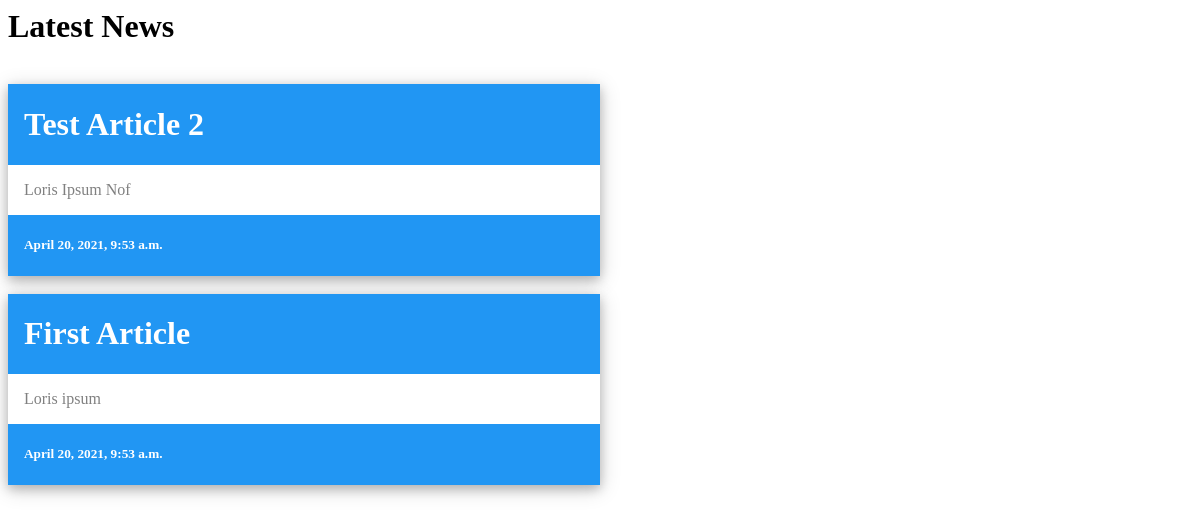
Before: / with the older database file.
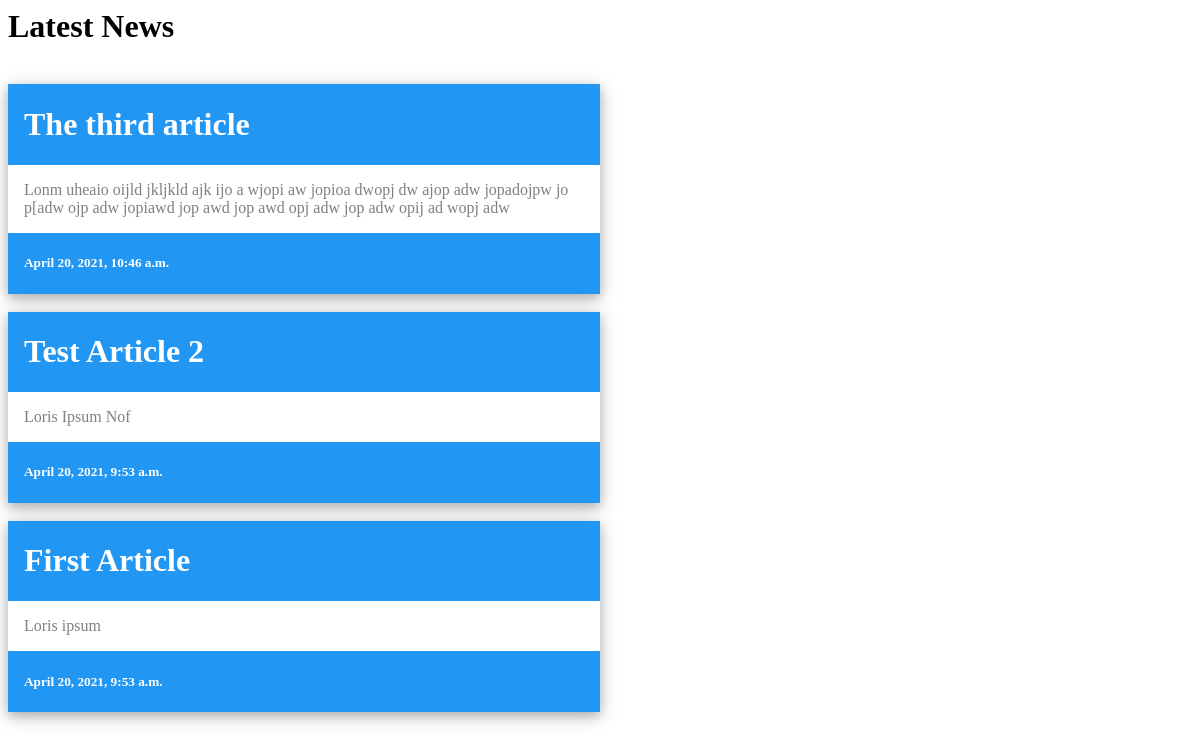
After: the same page with the newer database file.
### news/models.py (models this page shows, shortened)
class Article(models.Model):
    title = models.CharField(max_length=200)
    publish_date = models.DateTimeField('date published')
    contents = models.CharField(max_length=200)

### news/views.py (the view)
# urls.py: path('', views.index, name='index'),
def index(request):
    latest_article_list = Article.objects.order_by('-publish_date')[:5]
    template = loader.get_template('news/index.html')
    context = {
        'latest_article_list': latest_article_list,
    }
    return HttpResponse(template.render(context, request))

### news/templates/news/index.html (shortened to what this page needs)
{% load static %}
<link rel="stylesheet" type="text/css" href="{% static 'news/style.css' %}">
{% if latest_article_list %}
    <h1>Latest News</h1>
    {% for article in latest_article_list %}
<div class="w3-card-4" style="width:50%;">
    <header class="w3-container w3-blue">
      <h1>{{ article.title }}</h1>
    </header>
    <div class="w3-container">
      <p>{{ article.contents }}</p>
    </div>
    <footer class="w3-container w3-blue">
      <h5>{{ article.publish_date }}</h5>
    </footer>
  </div>
    {% endfor %}
{% else %}
    <p>No article are available.</p>
{% endif %}

### news/static/news/style.css (style rules this page uses)
div p { color: grey }
div { margin-right: 20% margin-left: 20% }
.w3-card-4,.w3-hover-shadow:hover { box-shadow:0 4px 10px 0 rgba(0,0,0,0.2),0 4px 20px 0 rgba(0,0,0,0.19) }
.w3-container,.w3-panel { padding:0.01em 16px }
.w3-blue,.w3-hover-blue:hover { color:#fff!important;background-color:#2196F3!important }

Changed rows visible on the page:
added Article: title "The third article", contents "Lonm uheaio oijld jkljkld ajk ijo a wjopi aw jopioa dwopj dw ajop adw jopadojpw jo p[adw ojp adw jopiawd jop awd jop awd opj adw jop adw opij ad wopj adw", publish_date "April 20, 2021, 10:46 a.m."
